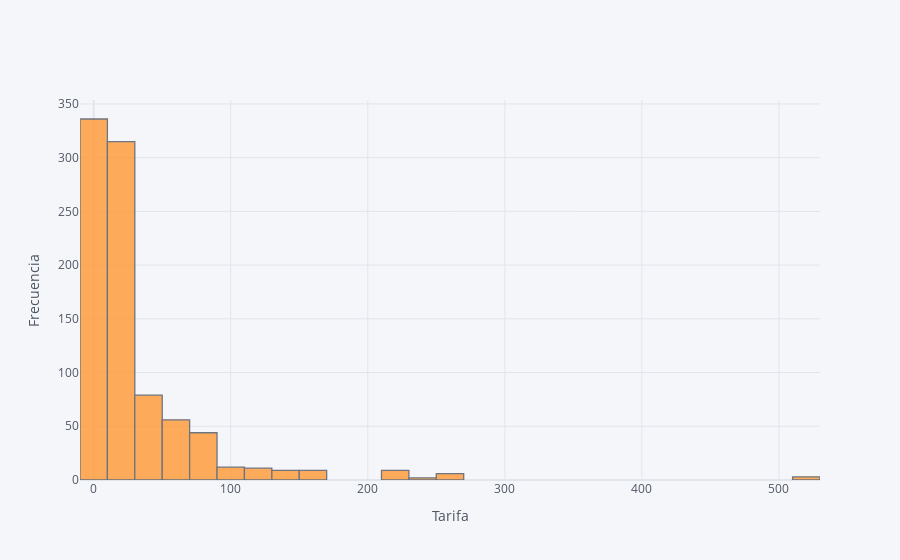

The code cell stored with this chart in its notebook:
### Code cell
# Importamos las bibliotecas necesarias para el análisis y visualización de datos.
import pandas as pd
import numpy as np
import matplotlib.pyplot as plt
import seaborn as sns
import cufflinks as cf
from sklearn.model_selection import train_test_split
from sklearn.linear_model import LogisticRegression
from sklearn.metrics import classification_report, confusion_matrix

# Activamos los modos offline para gráficos interactivos con cufflinks
cf.go_offline()

# 1. Carga y Exploración Inicial de Datos
# Cargar el conjunto de datos de entrenamiento
entrenamiento = pd.read_csv("train.csv")

# Visualizamos las primeras filas del conjunto de datos
print(entrenamiento.head())

# Exploramos datos faltantes mediante un mapa de calor
plt.figure(figsize=(10, 6))
sns.heatmap(entrenamiento.isnull(), yticklabels=False, cbar=False, cmap='viridis')
plt.title("Mapa de Calor de Datos Faltantes")
plt.show()

# Graficamos la distribución de la variable objetivo 'Survived'
sns.countplot(x="Survived", data=entrenamiento)
plt.title("Distribución de Supervivencia (0 = No sobrevivió, 1 = Sobrevivió)")
plt.show()

# Visualizamos la distribución de supervivientes por género
sns.countplot(x="Survived", data=entrenamiento, hue="Sex")
plt.title("Distribución de Supervivencia por Género")
plt.show()

# Visualizamos la distribución de supervivientes por clase
sns.countplot(x="Survived", data=entrenamiento, hue="Pclass")
plt.title("Distribución de Supervivencia por Clase")
plt.show()

# 2. Análisis Exploratorio de Edad, Tarifa y Número de Hermanos/Pareja
# Visualizamos la distribución de edades
plt.figure(figsize=(10, 6))
sns.histplot(entrenamiento["Age"].dropna(), kde=True, bins=30)
plt.title("Distribución de Edad de los Pasajeros")
plt.show()

# Visualizamos la distribución de tarifas pagadas
entrenamiento["Fare"].iplot(kind="hist", bins=40, xTitle="Tarifa", yTitle="Frecuencia")
plt.show()

# Visualizamos la distribución del número de hermanos o parejas a bordo
entrenamiento["SibSp"].plot.hist(bins=30)
plt.title("Distribución de Número de Hermanos/Pareja a Bordo")
plt.show()

# 3. Limpieza y Preprocesamiento de Datos
# Definimos una función para llenar los valores de 'Age' en función de la clase de cada pasajero.
def edad_media(columnas):
    """
    Llena la edad de acuerdo a la clase del pasajero si el valor es nulo.
    - Clase 1: Edad promedio = 38
    - Clase 2: Edad promedio = 30
    - Clase 3: Edad promedio = 25
    """
    edad = columnas[0]
    clase = columnas[1]
    if pd.isnull(edad):
        if clase == 1:
            return 38
        elif clase == 2:
            return 30
        else:
            return 25
    else:
        return edad

# Aplicamos la función de edad en la columna 'Age'
entrenamiento["Age"] = entrenamiento[["Age", "Pclass"]].apply(edad_media, axis=1)

# Eliminamos columnas no necesarias o con demasiados datos nulos para simplificar el análisis
entrenamiento.drop(["Cabin", "Name", "Ticket", "PassengerId"], axis=1, inplace=True)

# Confirmamos visualmente que no queden datos nulos excepto en la columna "Embarked"
sns.heatmap(entrenamiento.isnull(), yticklabels=False, cbar=False, cmap='viridis')

# Convertimos las variables categóricas en variables dummy para el análisis
# Convertimos la columna 'Sex' en una columna binaria (0 o 1)
sexo = pd.get_dummies(entrenamiento["Sex"], drop_first=True).astype(int)
entrenamiento = pd.concat([entrenamiento, sexo], axis=1)
entrenamiento.drop("Sex", axis=1, inplace=True)

# Convertimos la columna 'Embarked' en variables dummy
puerto = pd.get_dummies(entrenamiento["Embarked"], drop_first=True).astype(int)
entrenamiento = pd.concat([entrenamiento, puerto], axis=1)
entrenamiento.drop("Embarked", axis=1, inplace=True)

# 4. Preparación de Datos para el Modelo
# Definimos las características (X) y el objetivo (y)
y = entrenamiento["Survived"]  # La columna objetivo
X = entrenamiento.drop("Survived", axis=1)  # El resto de columnas como variables predictoras

# Dividimos los datos en conjuntos de entrenamiento y prueba
X_train, X_test, y_train, y_test = train_test_split(X, y, test_size=0.3, random_state=45)

# 5. Entrenamiento del Modelo de Regresión Logística
# Inicializamos el modelo de regresión logística
modelo = LogisticRegression(max_iter=200)  # max_iter se aumentó por estabilidad en datos más grandes

# Entrenamos el modelo con los datos de entrenamiento
modelo.fit(X_train, y_train)

# 6. Predicción y Evaluación del Modelo
# Realizamos predicciones en el conjunto de prueba
predicciones = modelo.predict(X_test)

# Evaluamos el modelo con el reporte de clasificación
print("Reporte de Clasificación:")
print(classification_report(y_test, predicciones))

# Creamos la matriz de confusión para visualizar el rendimiento del modelo
print("Matriz de Confusión:")
print(confusion_matrix(y_test, predicciones))

# Fin del flujo

### Figure 1 — Plotly figure (JSON) as saved in the notebook; plotly's stock layout.template omitted (floating-point values rounded to 4 significant figures; data arrays with more than 128 entries replaced by an {"elided": "..."} marker saying what was removed)
{"data": [{"histfunc": "count", "histnorm": "", "marker": {"color": "rgba(255, 153, 51, 1.0)", "line": {"color": "#4D5663", "width": 1.3}}, "name": "Fare", "nbinsx": 40, "opacity": 0.8, "orientation": "v", "type": "histogram", "x": {"elided": "891 float values"}}], "layout": {"autosize": true, "barmode": "overlay", "legend": {"bgcolor": "#F5F6F9", "font": {"color": "#4D5663"}}, "paper_bgcolor": "#F5F6F9", "plot_bgcolor": "#F5F6F9", "title": {"font": {"color": "#4D5663"}}, "xaxis": {"autorange": true, "gridcolor": "#E1E5ED", "range": [-10, 530], "showgrid": true, "tickfont": {"color": "#4D5663"}, "title": {"font": {"color": "#4D5663"}, "text": "Tarifa"}, "type": "linear", "zerolinecolor": "#E1E5ED"}, "yaxis": {"autorange": true, "gridcolor": "#E1E5ED", "range": [0, 353.7], "showgrid": true, "tickfont": {"color": "#4D5663"}, "title": {"font": {"color": "#4D5663"}, "text": "Frecuencia"}, "zerolinecolor": "#E1E5ED"}}}
